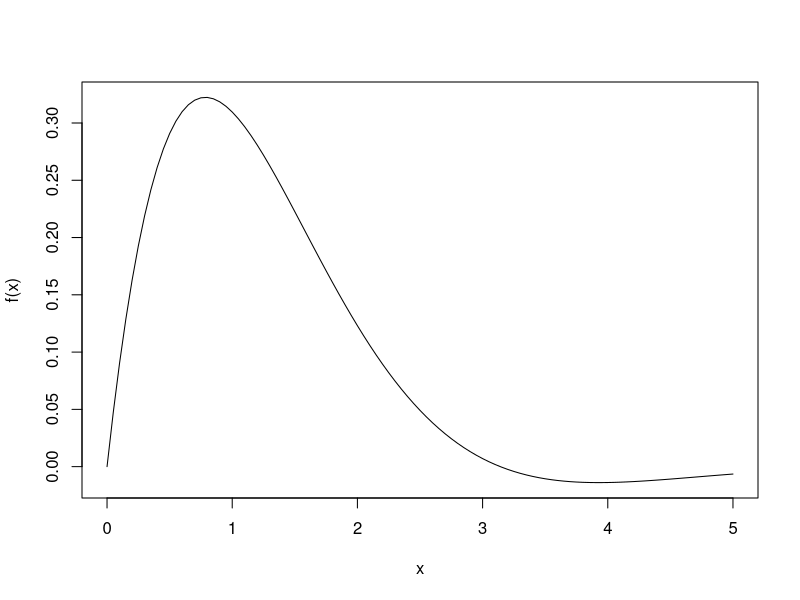
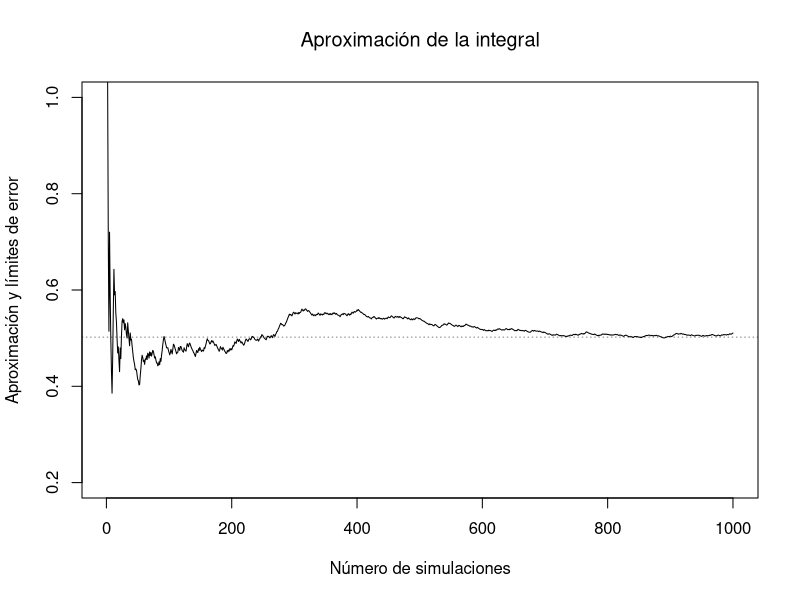
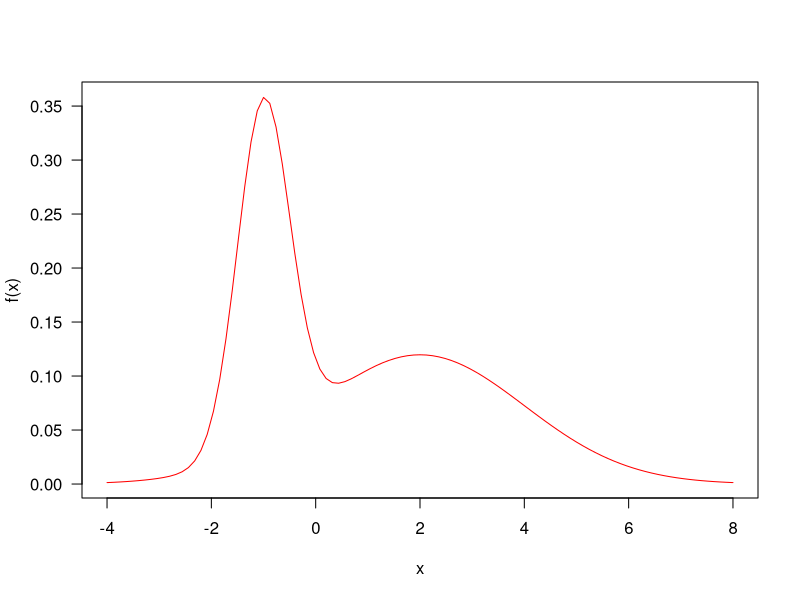
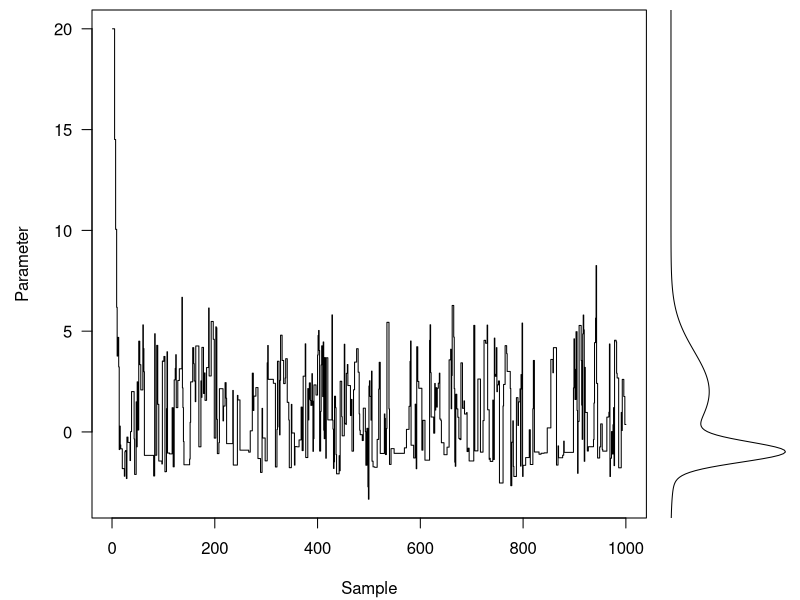
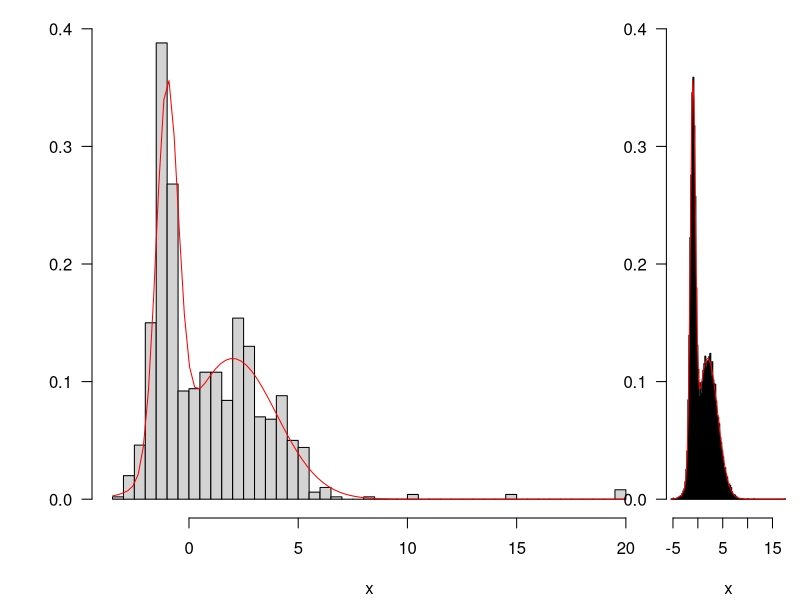

Source code (R) for these figures, in order:
## ---- chunk 1
set.seed(1)
f <- function(x) sin(x) * exp(-x)
curve(f, 0, 5)
## ---- chunk 2
numero_simulaciones <- 1000
x <- runif(numero_simulaciones, min = 0, max = 5)
fx <- f(x)
## ---- chunk 3
integral_aprox <- (5 - 0) * mean(fx)
integral_aprox
## ---- chunk 4
integral <- integrate(f, 0, 5)$value
integral
## ---- chunk 5
estim <- 5 * (cumsum(fx) / seq_along(fx))
# errores de estimación correspondientes
estim.err <- sqrt(cumsum((fx - estim)^2)) / seq_along(fx)
plot(1:numero_simulaciones, estim,
    type = "l", ylab = "Aproximación y límites de error",
    xlab = "Número de simulaciones",
    main = expression("Aproximación de la integral"),
    ylim = c(0.2, 1)
)
z <- qnorm(0.025, lower.tail = FALSE)
# lines(estim - z * estim.err, col = "blue", lwd = 2, lty = 3)
# lines(estim + z * estim.err, col = "blue", lwd = 2, lty = 3)
abline(h = integral, lwd = 0.5, lty = "dotted")
## ---- chunk 6
p <- 0.4
medias <- c(-1, 2)
desv_tipicas <- c(.5, 2)
f <- function(x) {
    p * dnorm(x, medias[1], desv_tipicas[1]) +
        (1 - p) * dnorm(x, medias[2], desv_tipicas[2])
}
curve(f(x), col = "red", -4, 8, las = 1)
## ---- chunk 7
q <- function(x) rnorm(n = 1, mean = x, sd = 4)
## ---- chunk 8
paso <- function(punto_previo, f, q) {
    ## Nuevo posible punto:
    candidato <- q(punto_previo)
    ## Probabilidad de aceptar el nuevo punto:
    alpha <- min(1, f(candidato) / f(punto_previo))
    ## Aceptarlo con probabilidad alpha
    if (runif(1) < alpha) {
        candidato
    } else { # de lo contrario, quedarse quieto
        punto_previo
    }
}
## ---- chunk 9
método <- function(x, f, q, npasos) {
    res <- matrix(NA, npasos, length(x))
    for (i in seq_len(npasos)) {
        res[i, ] <- x <- paso(x, f, q)
    }
    drop(res)
}
## ---- chunk 10
res <- método(20, f, q, 1000)
## ---- chunk 11
layout(matrix(c(1, 2), 1, 2), widths = c(4, 1))
par(mar = c(4.1, .5, .5, .5), oma = c(0, 4.1, 0, 0))
plot(res, type = "s", xpd = NA, ylab = "Parameter", xlab = "Sample", las = 1)
usr <- par("usr")
xx <- seq(usr[3], usr[4], length = 301)
plot(f(xx), xx, type = "l", yaxs = "i", axes = FALSE, xlab = "")
## ---- chunk 12
hist(res, 50,
    freq = FALSE, main = "", ylim = c(0, .4), las = 1,
    xlab = "x", ylab = "Probability density"
)
z <- integrate(f, -Inf, Inf)$value
dist_real <- function(x) f(x) / z
curve(dist_real(x), add = TRUE, col = "red")
## ---- chunk 13
set.seed(1)
res.largo <- método(20, f, q, 50000)
hist(res.largo, 100,
    freq = FALSE, main = "", ylim = c(0, .4), las = 1,
    xlab = "x", ylab = "Probability density", col = "grey"
)
curve(dist_real(x), add = TRUE, col = "red")
